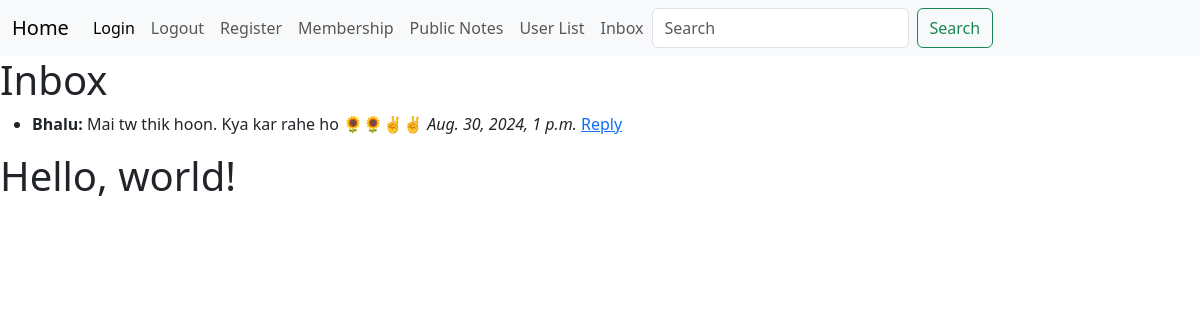
Page /accountability_app/inbox/ (signed in) on the committed database.
### accountability_app/models.py (models this page shows, shortened)
class Message(models.Model):
    sender = models.ForeignKey(User, related_name='sent_messages', on_delete= models.CASCADE)
    recipient = models.ForeignKey(User, related_name='received_messages',on_delete=models.CASCADE)
    content = models.TextField()
    timestamp = models.DateTimeField(auto_now_add = True)

### accountability_app/views.py (the view)
# urls.py: path('inbox/', views.inbox, name='inbox'),
def inbox(request):
    messages = Message.objects.filter(recipient=request.user).order_by('-timestamp')
    return render(request,'accountability_app/inbox.html',{'messages': messages})

### accountability_app/templates/accountability_app/inbox.html
{% extends "accountability_app/base.html" %}
{% block content %}
<h1>Inbox</h1>
<ul>
    {% for message in messages %}
        <li>
            <strong>{{ message.sender.username }}:</strong> {{ message.content }}
            <em>{{ message.timestamp }}</em>
            <a href="{% url 'accountability_app:send_message' message.sender.id %}">Reply</a>
        </li>
    {% endfor %}
</ul>
{%endblock%}

### rows in the picture
Message: sender.username "Bhalu", content "Mai tw thik hoon. Kya kar rahe ho 🌻🌻✌️✌️", timestamp "Aug. 30, 2024, 1 p.m."
